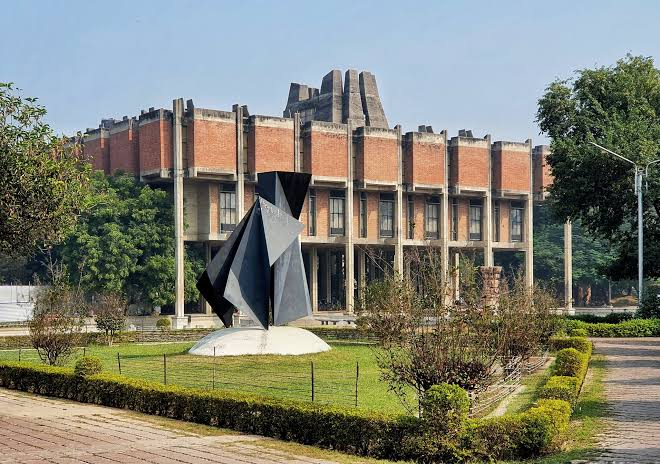
#> input picture Week 1/q1/image.jpg, 660 x 464 px
$ jupyter execute q1.ipynb
#> lines starting #> are read from the running program, lines starting #| are printed output that depends on the picture
[cell 1]
import cv2
import numpy as np

def show_image(image):
    while True:
        cv2.imshow('image', image)
        if cv2.waitKey(0) & 0xFF == ord('q'):
            break
    cv2.destroyAllWindows()

[cell 2]
image = cv2.imread('image.jpg')
#> image is the input picture: shape (464, 660, 3); mean B, G, R 113.9, 127.4, 126.4
show_image(image)
#> (key q is pressed here)

[cell 3]
def apply_kernel(kernel, image):
    new_image = np.zeros([image.shape[0] - kernel.shape[0], image.shape[1] - kernel.shape[1], 3], dtype=np.float32)
    for i in range(new_image.shape[0]): # x coordinate
        for j in range(new_image.shape[1]):  # y coordinate
            for k in range(3): # channel

                mat1 = image[i:i+kernel.shape[0], j:j+kernel.shape[1], k]
                for m in range(kernel.shape[0]):
                    for n in range(kernel.shape[1]):

                        new_image[i][j][k] += mat1[m][n] * kernel[m][n]
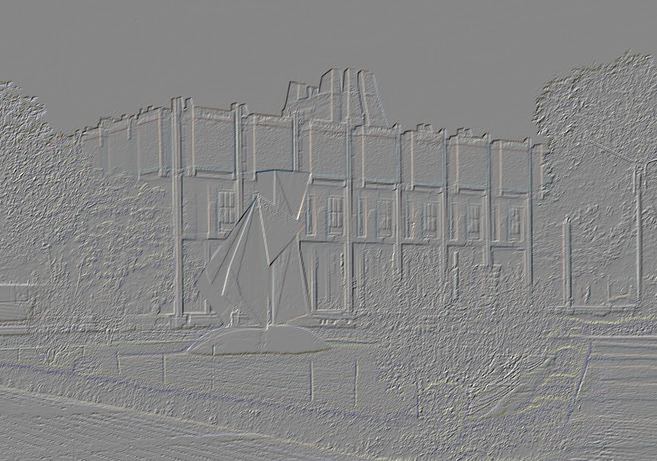
#> new_image: shape (461, 657, 3) float32; mean B, G, R -0.6, -0.3, -0.1; drawn with min black and max white

    new_image = np.array(new_image, np.uint8)
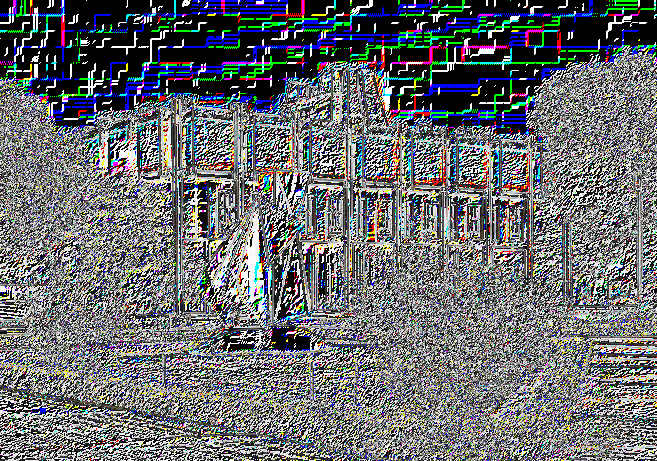
#> new_image: shape (461, 657, 3); mean B, G, R 110.7, 107.9, 105.2
    return new_image

[cell 4]
blur_kernel = np.array([
    [1/16,1/8,1/16],
    [1/8, 1/4,1/8],
    [1/16,1/8,1/16]]
)

sharpen_kernel = np.array([
    [0, -1, 0],
    [-1, 5,-1],
    [0, -1, 0]]
)

edge_kernel = np.array([
    [0, -1, 0],
    [-1, 0, 1],
    [0,  1, 0]
])

[cell 5]
"""
    comment and uncomment these lines
"""
# kernel = blur_kernel
# kernel = sharpen_kernel
kernel = edge_kernel


convoluted_image = apply_kernel(kernel, image)
show_image(convoluted_image)
#> (key Esc is pressed here)
